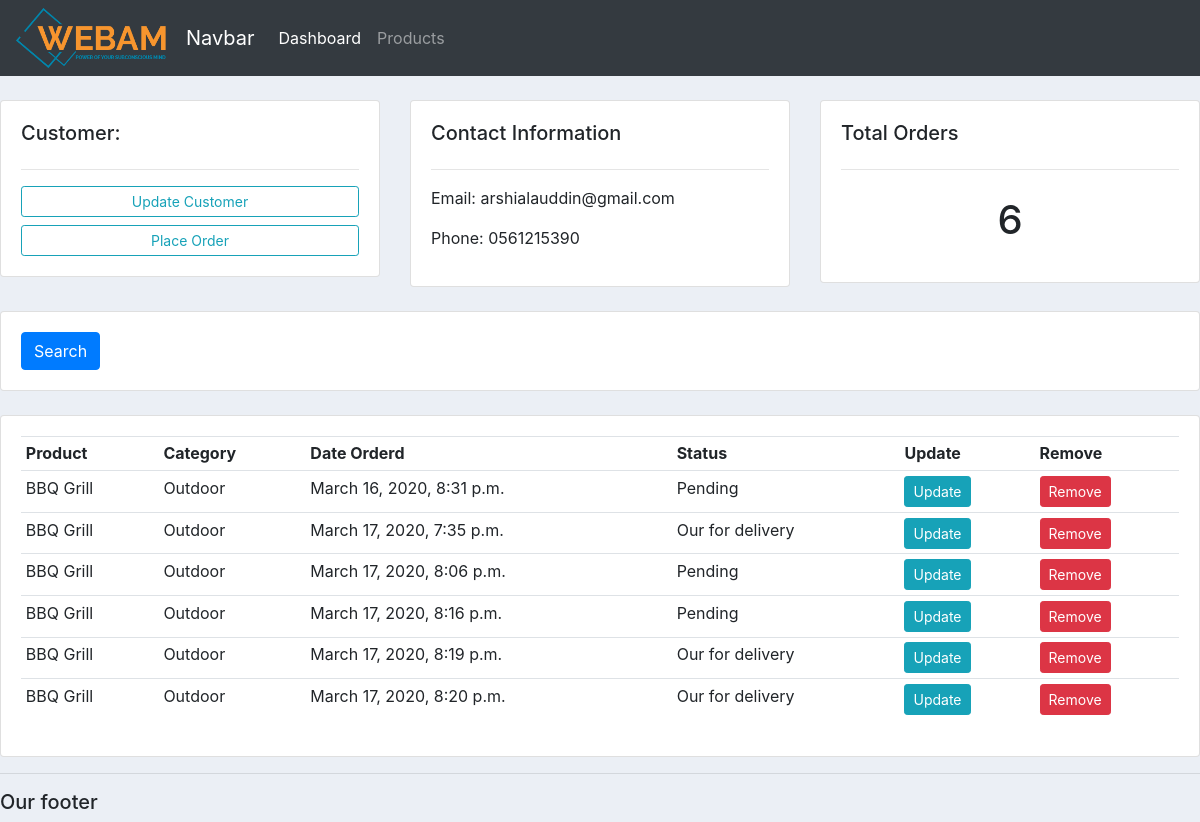
The app's page /customer/1/ with its own data.
### accounts/models.py (models this page shows, shortened)
class Customer(models.Model):
    name = models.CharField(max_length=200, null=True)
    phone = models.CharField(max_length=200, null=True)
    email = models.CharField(max_length=200, null=True)
    date_created = models.DateTimeField(auto_now_add=True, null=True)

class Order(models.Model):
    STATUS = (
        ('Pending','Pending'),
        ('Our for delivery','Our for delivery'),
        ('Delivered','Delivered'),
    )
    customer = models.ForeignKey(Customer, null=True, on_delete=models.SET_NULL)
    product = models.ForeignKey(Product, null=True, on_delete=models.SET_NULL)
    date_created = models.DateTimeField(auto_now_add=True, null=True)
    status = models.CharField(max_length=200, null=True, choices=STATUS)

class Product(models.Model):
    CATEGORY = (
        ('Indoor','Indoor'),
        ('Outdoor','Outdoor'),
    )
    name = models.CharField(max_length=200, null=True)
    price = models.FloatField(null=True)
    category = models.CharField(max_length=200, null=True, choices=CATEGORY)
    description = models.CharField(max_length=200, null=True)
    date_created = models.DateTimeField(auto_now_add=True, null=True)
    tag = models.ManyToManyField(Tag)
    def __str__(self):
        return self.name

### accounts/views.py (the view)
# urls.py: path('customer/<str:pk_test>/', views.customer, name='customer'),
def customer(request, pk_test):
    customers = Customer.objects.get(id=pk_test)
    orders = customers.order_set.all()
    order_count = orders.count()
    context = {'customers':customers, 'orders':orders, 'order_count':order_count}
    return render(request, 'accounts/customer.html', context)

### accounts/templates/accounts/customer.html
{% extends 'accounts/main.html' %}
{% block content %}
<br>
<div class="row">
	<div class="col-md">
		<div class="card card-body">
			<h5>Customer:</h5>
			<hr>
			<a class="btn btn-outline-info  btn-sm btn-block" href="">Update Customer</a>
			<a class="btn btn-outline-info  btn-sm btn-block" href="{% url 'create_order' customers.id%}">Place Order</a>
		</div>
	</div>
	<div class="col-md">
		<div class="card card-body">
			<h5>Contact Information</h5>
			<hr>
			<p>Email: {{customers.email}}</p>
			<p>Phone: {{customers.phone}}</p>
		</div>
	</div>
	<div class="col-md">
		<div class="card card-body">
			<h5>Total Orders</h5>
			<hr>
			<h1 style="text-align: center;padding: 10px">{{order_count}}</h1>
		</div>
	</div>
</div>
<br>
<div class="row">
	<div class="col">
		<div class="card card-body">
			<form method="get">
		    <button class="btn btn-primary" type="submit">Search</button>
		  </form>
		</div>
	</div>
</div>
<br>
<div class="row">
	<div class="col-md">
		<div class="card card-body">
			<table class="table table-sm">
				<tr>
					<th>Product</th>
					<th>Category</th>
					<th>Date Orderd</th>
					<th>Status</th>
					<th>Update</th>
					<th>Remove</th>
				</tr>
				{% for order in orders %}
				<tr>
					<td>{{order.product}}</td>
					<td>{{order.product.category}}</td>
					<td>{{order.date_created}}</td>
					<td>{{order.status}}</td>
					<td><a class="btn btn-sm btn-info" href="{% url 'update_order' order.pk %}">Update</a></td>
					<td><a class="btn btn-sm btn-danger" href="{% url 'delete_order' order.pk%}">Remove</a></td>
				</tr>
				{% endfor %}
			</table>
		</div>
	</div>
</div>
{% endblock %}

### static/css/main.css (style rules this page uses)
body { background-color: #ebeff5; }

### records on screen
Customer: email "arshialauddin@gmail.com", phone "0561215390"
Order: product "BBQ Grill", product.category "Outdoor", date_created "March 16, 2020, 8:31 p.m.", status "Pending"
Order: product "BBQ Grill", product.category "Outdoor", date_created "March 17, 2020, 7:35 p.m.", status "Our for delivery"
Order: product "BBQ Grill", product.category "Outdoor", date_created "March 17, 2020, 8:06 p.m.", status "Pending"
Order: product "BBQ Grill", product.category "Outdoor", date_created "March 17, 2020, 8:16 p.m.", status "Pending"
Order: product "BBQ Grill", product.category "Outdoor", date_created "March 17, 2020, 8:19 p.m.", status "Our for delivery"
Order: product "BBQ Grill", product.category "Outdoor", date_created "March 17, 2020, 8:20 p.m.", status "Our for delivery"

### other values on screen
{{ order_count }} "6"
